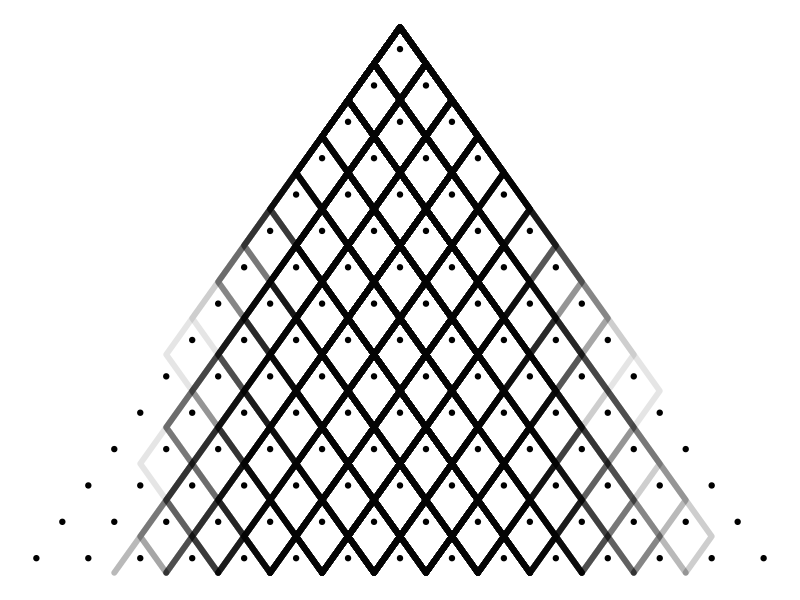
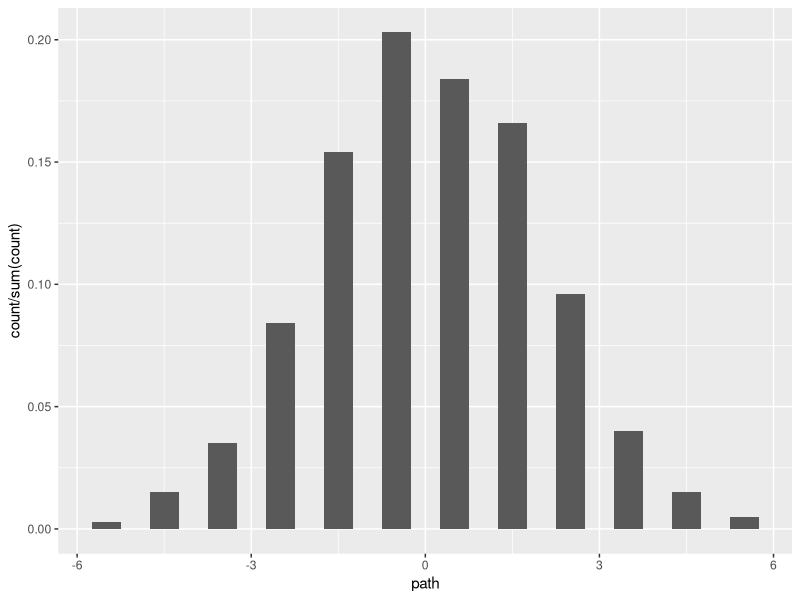

Source code (R) for these figures, in order: (Note: this script raises an error after producing the figures.)
## ---- chunk 1
library(knitr)
opts_chunk$set(
  echo = TRUE,
  message = FALSE,
  warning = FALSE
)
## ---- chunk 2
knitr::include_url("slides2.html")
## ---- chunk 3
library(tidyverse)
## ---- chunk 4
n_layers <- 15
p <- 0.5
n_paths <- 1000

get_random_path <- function(n_layers, p) {
  s <- sample(c(-0.5, 0.5), n_layers, replace = TRUE, prob = c(p, 1 - p))
  c(0, cumsum(s))
}

galton <- tibble(
  trial = 1:n_paths,
  path = map(trial, ~ get_random_path(n_layers, p))
) %>% 
  unnest_longer(path) %>% 
  group_by(trial) %>% 
  mutate(h = n():1)

board <- tibble(
  h = 1:n_layers,
  trial = 1
) %>% 
  mutate(path = map(h, function(h) {
    x <- (n_layers - h)
    (-x/2):(x/2)
  })) %>% 
  unnest_longer(path) %>% 
  mutate(h = h + 0.4)
## ---- chunk 5
library(gganimate)

galton %>% 
  ggplot(aes(path, h, group = trial)) +
  geom_path(alpha = 0.1, size = 2,  lineend = "round") +
  geom_point(data = board) +
  theme_void() +
  # transition_reveal(along = trial) +
  NULL
## ---- chunk 6
galton %>% 
  filter(h == 1) %>% 
  ggplot(aes(path)) +
  geom_histogram(aes(y = stat(count) / sum(count)), binwidth = 0.5)
## ---- chunk 7
include_graphics("img/statistically-significant.jpg")
